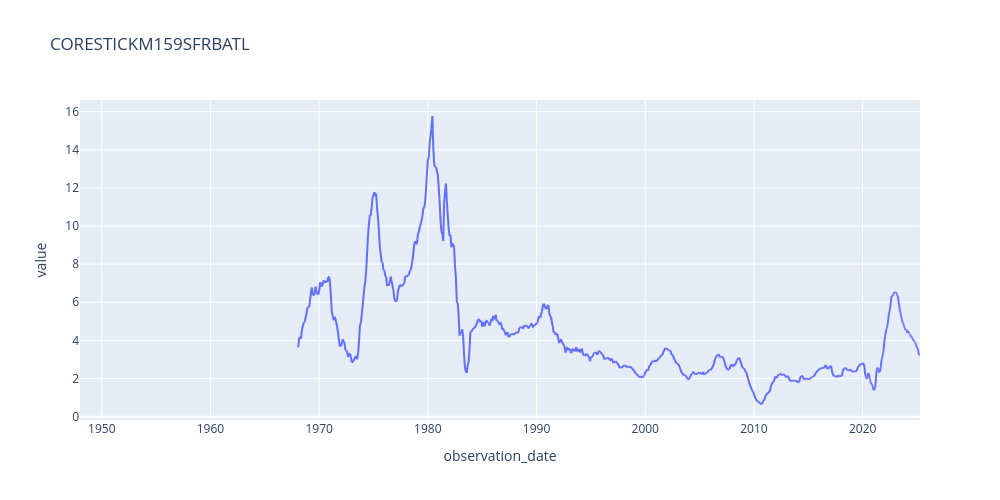

Here is the notebook cell this chart was saved with:
### Markdown cell above
### Legend off

### Code cell
fig = s.plot(title='CORESTICKM159SFRBATL', width=1000, height=500)
fig.update_layout(showlegend=False)

### Figure 1 — Plotly figure (JSON) as saved in the notebook; plotly's stock layout.template omitted (floating-point values rounded to 4 significant figures; data arrays with more than 128 entries replaced by an {"elided": "..."} marker saying what was removed)
{"data": [{"hovertemplate": "variable=CORESTICKM159SFRBATL<br>observation_date=%{x}<br>value=%{y}<extra></extra>", "legendgroup": "CORESTICKM159SFRBATL", "line": {"color": "#636efa", "dash": "solid"}, "marker": {"symbol": "circle"}, "mode": "lines", "name": "CORESTICKM159SFRBATL", "showlegend": true, "type": "scattergl", "x": {"elided": "2189 str values"}, "xaxis": "x", "y": {"elided": "2189 float values"}, "yaxis": "y"}], "layout": {"height": 500, "legend": {"title": {"text": "variable"}, "tracegroupgap": 0}, "showlegend": false, "title": {"text": "CORESTICKM159SFRBATL"}, "width": 1000, "xaxis": {"anchor": "y", "domain": [0, 1], "title": {"text": "observation_date"}}, "yaxis": {"anchor": "x", "domain": [0, 1], "title": {"text": "value"}}}}
